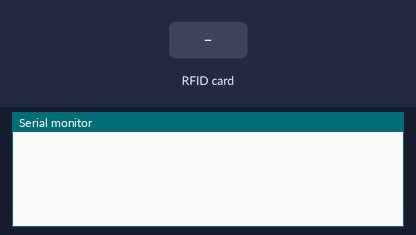
Recording of a sketch running on a simulated Arduino Uno, built with avr-gcc and run on an emulated ATmega328P. Parts: the last lines printed to the serial monitor. The test bench sets the inputs (shaded band).

Above: at 1.2 s.
1.3 s: RFID card 5E 7A 19 C4 held to the reader
At 2.0 s:
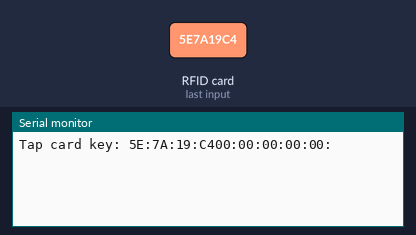
At 2.7 s:
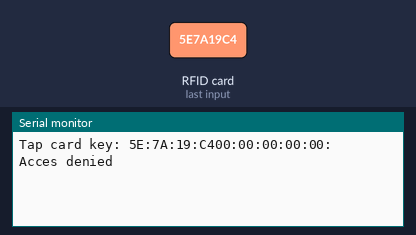

Measured:
- after the input at 1.3 s, the serial monitor: prints a new line at once (image 1)

The sketch:

sketch_apr01b.ino
```cpp
#include <SPI.h>
#include <MFRC522.h>
#define SS_PIN 10
#define RST_PIN 9
MFRC522 rfid(SS_PIN, RST_PIN);
MFRC522::MIFARE_Key key;
void setup() {
      SPI.begin();
      rfid.PCD_Init();
      Serial.println("I am waiting for card...");
      Serial.begin(9600);
}

void loop() {
if (!rfid.PICC_IsNewCardPresent() || !rfid.PICC_ReadCardSerial())
        return;
      MFRC522::PICC_Type piccType = rfid.PICC_GetType(rfid.uid.sak);
        String strID = "";
      for (byte i = 0; i < 9; i++) {
        strID +=
          (rfid.uid.uidByte[i] < 0x10 ? "0" : "") +
          String(rfid.uid.uidByte[i], HEX) +
          (i != 3 ? ":" : "");
      }
      strID.toUpperCase();
      Serial.print("Tap card key: ");
      Serial.println(strID);
      delay(1000);
      if (strID.indexOf("AA:F9:74:3C00:00:00:00:00") >= 0) {  //put your own tap card key;AA:F9:74:3C
        Serial.println("Authorised acces");
        return;
      }
      else {
        Serial.println("Acces denied");
        return;
      }
}
```
